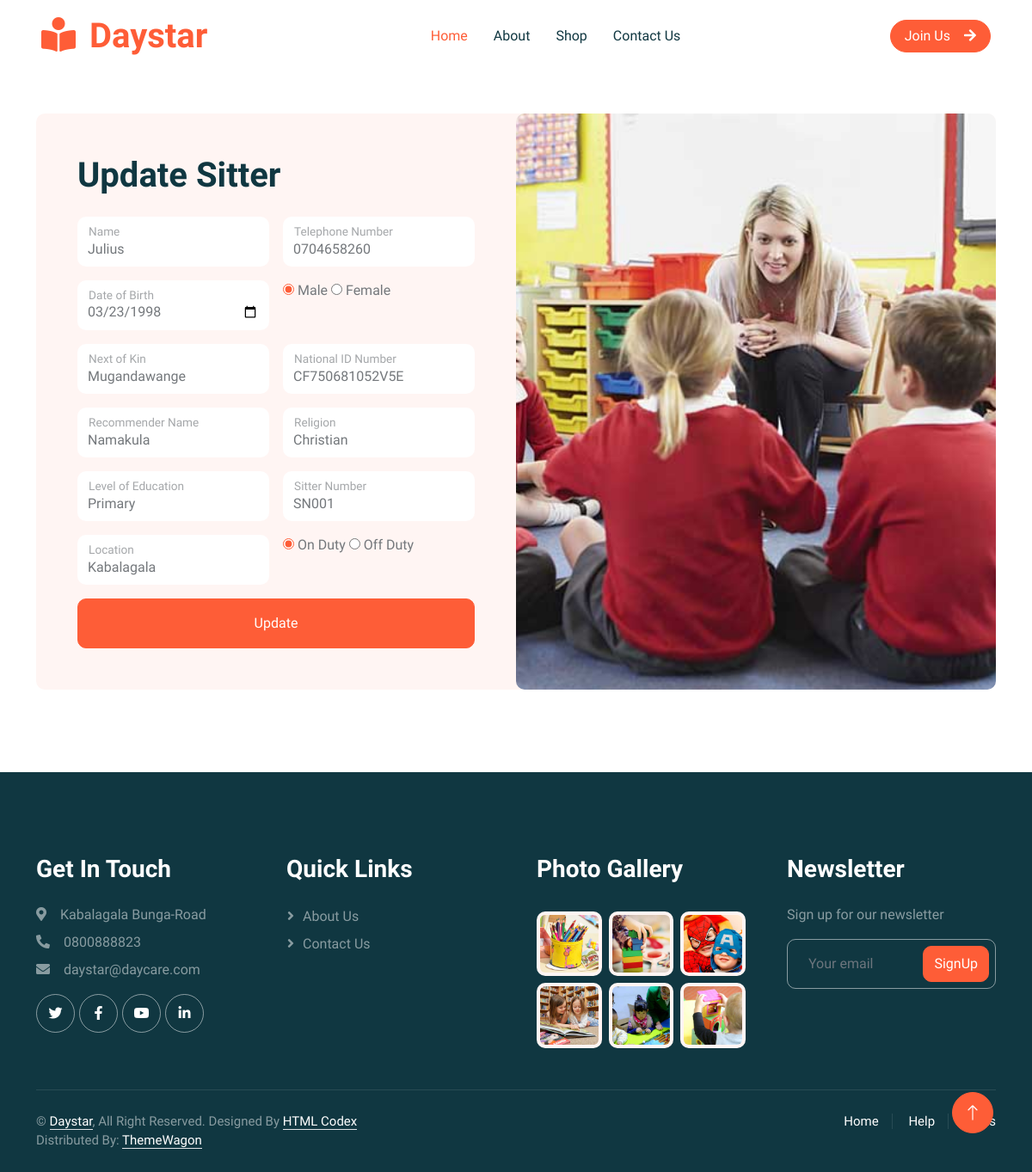
Screenshot of /update/1 with the database file from the repository.
### pages/models.py (models this page shows)
class Sitter(models.Model):
    name = models.CharField(max_length=100)
    location = models.CharField(max_length=100)
    date_of_Birth = models.DateField()
    gender = models.CharField(max_length=6)
    next_of_kin = models.CharField(max_length=100)
    nin = models.CharField(max_length=100)
    recomender_name = models.CharField(max_length=100)
    religion = models.CharField(max_length=100, null=True)
    level_of_education = models.CharField(max_length=100)
    sitter_number = models.CharField(max_length=100)
    contact = models.CharField(max_length=100)
    on_duty = models.BooleanField(default=False)

### pages/views.py (the view, shortened to what this page needs)
# urls.py: path('update/<int:sitter_id>', update, name='update'),
def update(request, sitter_id):
    site = Sitter.objects.get(id=sitter_id)
    stri = site.date_of_Birth.strftime('%Y-%m-%d')
    print(stri)
    return render(request,'updatesitter.html', {"site": site, "day": stri})

### pages/templates/updatesitter.html (shortened to what this page needs)
{% extends "base.html" %}
{% block content %}
{% load static %}
    <div class="container-xxl py-5">
        <div class="container">
            <div class="bg-light rounded">
                <div class="row g-0">
                    <div class="col-lg-6 wow fadeIn" data-wow-delay="0.1s">
                        <div class="h-100 d-flex flex-column justify-content-center p-5">
                            <h1 class="mb-4">Update Sitter</h1>
                            <form method='POST' action={% url "update" site.id %}>
                                <div class="row g-3">
                                    <div class="col-sm-6">
                                        <div class="form-floating">
                                            <input type="text" class="form-control border-0" id="name" name="name"placeholder="Name" value={{site.name}}>
                                            <label for="name">Name</label>
                                        </div>
                                    </div>
                                    <div class="col-sm-6">
                                        <div class="form-floating">
                                            <input type="text" class="form-control border-0" id="tel" name="tel" placeholder="Telephone Number" value={{site.contact}}>
                                            <label for="tel">Telephone Number</label>
                                        </div>
                                    </div>
                                    <div class="col-sm-6">
                                        <div class="form-floating">
                                            <input type="date" class="form-control border-0" id="dob" name="dob"placeholder="Date of Birth" value={{day}}>
                                            <label for="dob">Date of Birth</label>
                                        </div>
                                    </div>
                                    {% if site.gender == "Male" %}
                                        <div class="col-sm-6">
                                            <div class="">
                                                <input type="radio" style="accent-color: #FE5D37" class="" id="male" name="gender"value="Male" checked=checked>
                                                <label for="male">Male</label>
                                                <input type="radio" style="accent-color: #FE5D37"class="" id="female" name="gender"value="Female">
                                                <label for="female">Female</label>
                                            </div>
                                        </div>
                                    {% endif %}
                                    <div class="col-sm-6">
                                        <div class="form-floating">
                                            <input type="text" class="form-control border-0" id="nok" name="nok" placeholder="Next of Kin" value={{site.next_of_kin}}>
                                            <label for="nok">Next of Kin</label>
                                        </div>
                                    </div>
                                    <div class="col-sm-6">
                                        <div class="form-floating">
                                            <input type="text" class="form-control border-0" id="nin" name="nin" placeholder="National ID Number" value={{site.nin}}>
                                            <label for="nin">National ID Number</label>
                                        </div>
                                    </div>
                                    <div class="col-sm-6">
                                        <div class="form-floating">
                                            <input type="text" class="form-control border-0" id="recommender" name="recommender" placeholder="Recommender Name" value={{site.recomender_name}}>
                                            <label for="recommender">Recommender Name</label>
                                        </div>
                                    </div>
                                    <div class="col-sm-6">
                                        <div class="form-floating">
                                            <input type="text" class="form-control border-0" id="religion" name="religion" placeholder="Religion" value={{site.religion}}>
                                            <label for="religion">Religion</label>
                                        </div>
                                    </div>
                                    <div class="col-sm-6">
                                        <div class="form-floating">
                                            <input type="text" class="form-control border-0" id="loe" name="loe" placeholder="Level of Education" value={{site.level_of_education}}>
                                            <label for="loe">Level of Education</label>
                                        </div>
                                    </div>
                                    <div class="col-sm-6">
                                        <div class="form-floating">
                                            <input type="text" class="form-control border-0" id="sin" name="sin" placeholder="Sitter Number" value={{site.sitter_number}}>
                                            <label for="sin">Sitter Number</label>
                                        </div>
                                    </div>
                                    <div class="col-sm-6">
                                        <div class="form-floating">
                                            <input type="text" class="form-control border-0" id="location" name="location"placeholder="Location" value={{site.location}}>
                                            <label for="location">Location</label>
                                        </div>
                                    </div>
                                    {% if site.on_duty == True %}
                                        <div class="col-sm-6">
                                            <div class="">
                                                <input type="radio" style="accent-color: #FE5D37" class="" id="on" name="on_duty"value=True checked=checked>
                                                <label for="on">On Duty</label>
                                                <input type="radio" style="accent-color: #FE5D37"class="" id="off" name="on_duty"value=False>
                                                <label for="off">Off Duty</label>
                                            </div>
                                        </div>
                                    {% endif %}
                                    <div class="col-12">
                                        <button class="btn btn-primary w-100 py-3" type="submit">Update</button>
                                    </div>
                                </div>
                            </form>
                        </div>
                    </div>
                    <div class="col-lg-6 wow fadeIn" data-wow-delay="0.5s" style="min-height: 400px;">
                        <div class="position-relative h-100">
                            <img class="position-absolute w-100 h-100 rounded" src="{% static 'img/call-to-action.jpg' %}" style="object-fit: cover;">
                        </div>
                    </div>
                </div>
            </div>
        </div>
    </div>
{% endblock %}

### pages/static/css/style.css (style rules this page uses)
:root { --primary: #FE5D37; --light: #FFF5F3; --dark: #103741; }
.btn { font-weight: 500; transition: .5s; }
.btn.btn-primary { color: #FFFFFF; }
h1, h2, h3, h4, .h1, .h2, .h3, .h4, .display-1, .display-2, .display-3, .display-4, .display-5, .display-6 { font-family: 'Lobster Two', cursive; font-weight: 700; }

### rows the page displays
Sitter: tel "0704658260", nok "Mugandawange", nin "CF750681052V5E", religion "Christian", loe "Primary", sin "SN001", location "Kabalagala"
